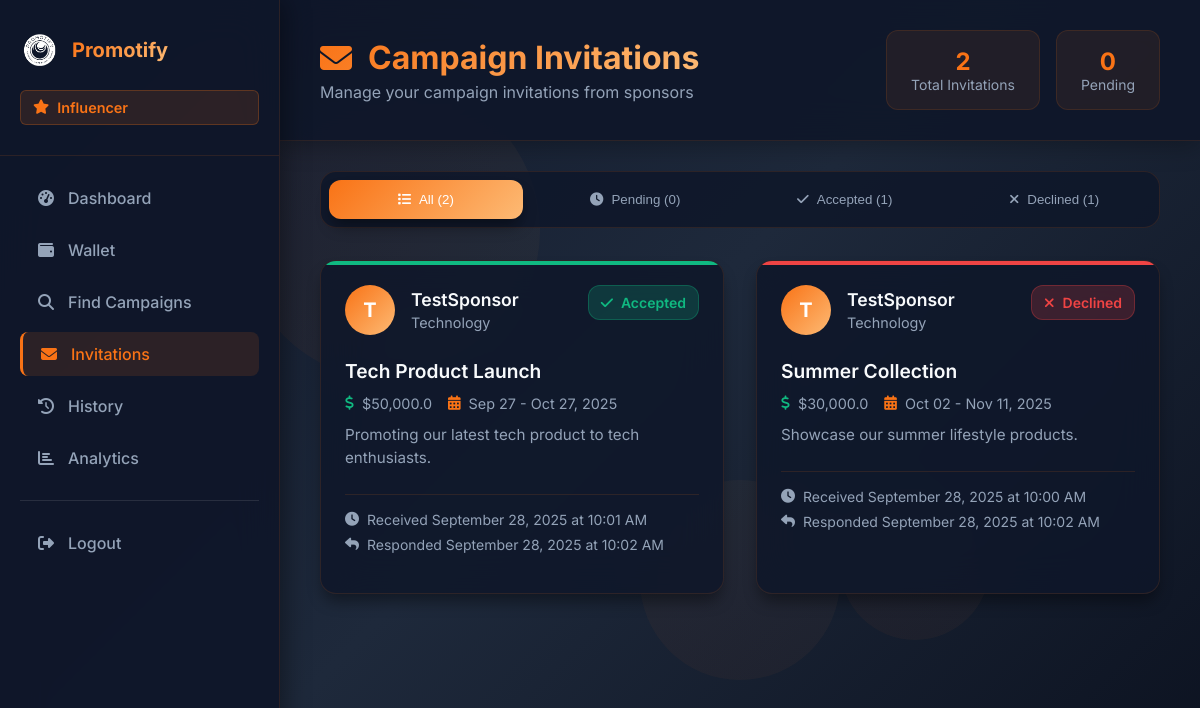
The app's page /iinvitations (signed in), older data.
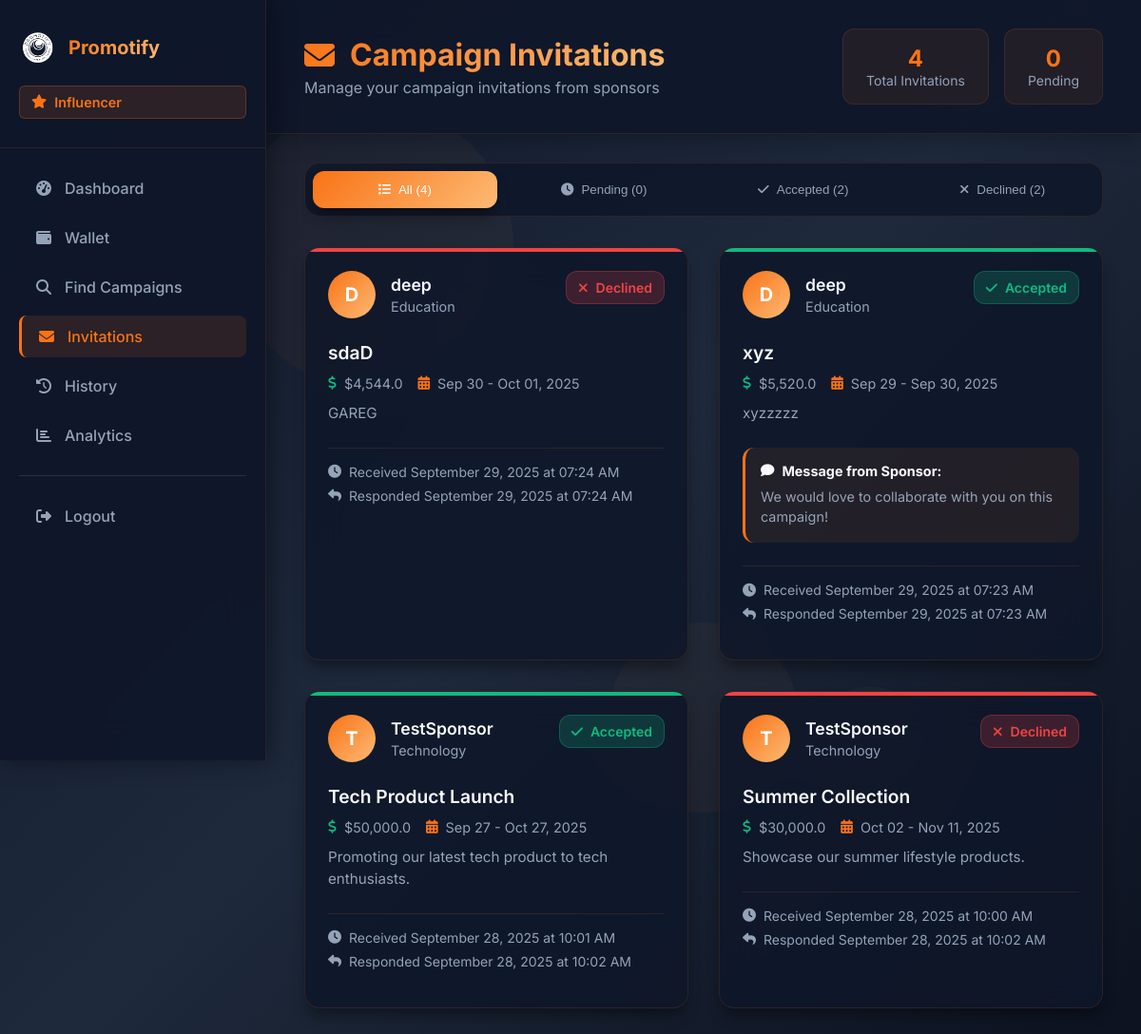
The same page, newer data.
### models.py (models this page shows, shortened)
class CampaignInvitation(db.Model):
    id = db.Column(db.Integer, primary_key=True)
    sponsor_id = db.Column(db.Integer, db.ForeignKey('sponsor.id', ondelete='CASCADE'), nullable=False)
    influencer_id = db.Column(db.Integer, db.ForeignKey('influencer.id', ondelete='CASCADE'), nullable=False)
    campaign_id = db.Column(db.Integer, db.ForeignKey('campaign.id', ondelete='CASCADE'), nullable=False)
    status = db.Column(db.String(20), default='pending')  # 'pending', 'accepted', 'declined'
    message = db.Column(db.Text, nullable=True)  # Optional invitation message from sponsor
    created_at = db.Column(db.DateTime, default=datetime.utcnow)
    responded_at = db.Column(db.DateTime, nullable=True)
    sponsor = db.relationship('Sponsor', backref=db.backref('invitations_sent', lazy=True))
    influencer = db.relationship('Influencer', backref=db.backref('invitations_received', lazy=True))
    campaign = db.relationship('Campaign', backref=db.backref('invitations', lazy=True))

class Sponsor(db.Model):
    id = db.Column(db.Integer, primary_key=True)
    username = db.Column(db.String(15), unique=True, nullable=False)
    email = db.Column(db.String(20), unique=True, nullable=False)
    password = db.Column(db.String(10), nullable=False)
    industry = db.Column(db.String(20), nullable=False)
    wallet_balance = db.Column(db.Float, default=0.0, nullable=False)
    date_joined = db.Column(db.DateTime, default=datetime.utcnow)

class Campaign(db.Model):
    id = db.Column(db.Integer, primary_key=True)
    sponsor_id = db.Column(db.Integer, db.ForeignKey('sponsor.id', ondelete='CASCADE'), nullable=False)
    name = db.Column(db.String(15), nullable=False)
    description = db.Column(db.Text, nullable=True)
    start_date = db.Column(db.Date, nullable=False)
    end_date = db.Column(db.Date, nullable=False)
    budget = db.Column(db.Float, nullable=False)
    status = db.Column(db.String(50))
    created_at = db.Column(db.DateTime, default=datetime.utcnow)
    sponsor = db.relationship('Sponsor', backref=db.backref('campaigns', lazy=True, cascade='all, delete-orphan'))
    influencers = db.relationship('Influencer', secondary='application',
                                  primaryjoin="and_(Campaign.id==Application.campaign_id, Application.status=='accepted')",
                                  backref=db.backref('accepted_campaigns', lazy='dynamic'))

### routes.py (the view)
    @app.route('/iinvitations')
    def influencer_invitations():
        if 'influencer_id' not in session:
            flash('You need to log in first.', 'error')
            return redirect(url_for('influ_log'))
        influencer_id = session['influencer_id']
        influencer = Influencer.query.get(influencer_id)
        invitations = CampaignInvitation.query.filter_by(
            influencer_id=influencer_id
        ).order_by(CampaignInvitation.created_at.desc()).all()
        pending_count = CampaignInvitation.query.filter_by(
            influencer_id=influencer_id,
            status='pending'
        ).count()
        return render_template('influ_invitations.html',
                               influencer=influencer,
                               invitations=invitations,
                               pending_count=pending_count)

### templates/influ_invitations.html (shortened to what this page needs)
<!DOCTYPE html>
<html lang="en">
<head>
    <link rel="stylesheet" href="{{ url_for('static', filename='css/iinvitations.css') }}">
    <link rel="stylesheet" href="https://cdnjs.cloudflare.com/ajax/libs/font-awesome/6.4.0/css/all.min.css">
</head>
<body>
    <div class="background">
        <div class="shape shape-1"></div>
        <div class="shape shape-2"></div>
        <div class="shape shape-3"></div>
    </div>
    <aside class="sidebar">
        <div class="sidebar-header">
            <div class="logo">
                <img src="{{ url_for('static', filename='images/promotify.png') }}" alt="Promotify">
                <span class="logo-text">Promotify</span>
            </div>
            <div class="influencer-badge">
                <i class="fas fa-star"></i>
                <span>Influencer</span>
            </div>
        </div>
        <nav class="sidebar-nav">
            <ul>
                <li class="nav-item">
                    <a href="{{ url_for('influ_dash') }}" class="nav-link">
                        <i class="fas fa-tachometer-alt"></i>
                        <span>Dashboard</span>
                    </a>
                </li>
                <li class="nav-item">
                    <a href="{{ url_for('influencer_wallet') }}" class="nav-link">
                        <i class="fas fa-wallet"></i>
                        <span>Wallet</span>
                    </a>
                </li>
                <li class="nav-item">
                    <a href="{{ url_for('ifind') }}" class="nav-link">
                        <i class="fas fa-search"></i>
                        <span>Find Campaigns</span>
                    </a>
                </li>
                <li class="nav-item active">
                    <a href="{{ url_for('influencer_invitations') }}" class="nav-link">
                        <i class="fas fa-envelope"></i>
                        <span>Invitations</span>
                    </a>
                </li>
                <li class="nav-item">
                    <a href="{{ url_for('influencer_history') }}" class="nav-link">
                        <i class="fas fa-history"></i>
                        <span>History</span>
                    </a>
                </li>
                <li class="nav-item">
                    <a href="{{ url_for('influ_stats') }}" class="nav-link">
                        <i class="fas fa-chart-bar"></i>
                        <span>Analytics</span>
                    </a>
                </li>
                <li class="nav-item logout">
                    <a href="{{ url_for('influ_logout') }}" class="nav-link">
                        <i class="fas fa-sign-out-alt"></i>
                        <span>Logout</span>
                    </a>
                </li>
            </ul>
        </nav>
    </aside>
    <main class="main-content">
        <header class="content-header">
            <div class="header-left">
                <h1><i class="fas fa-envelope"></i> Campaign Invitations</h1>
                <p class="header-subtitle">Manage your campaign invitations from sponsors</p>
            </div>
            <div class="header-stats">
                <div class="stat-card">
                    <div class="stat-number">{{ invitations|length }}</div>
                    <div class="stat-label">Total Invitations</div>
                </div>
                <div class="stat-card">
                    <div class="stat-number">{{ pending_count }}</div>
                    <div class="stat-label">Pending</div>
                </div>
            </div>
        </header>
        <div class="content">
            {% if invitations %}
                <div class="filter-tabs">
                    <button class="tab-btn active" onclick="filterInvitations('all')">
                        <i class="fas fa-list"></i> All ({{ invitations|length }})
                    </button>
                    <button class="tab-btn" onclick="filterInvitations('pending')">
                        <i class="fas fa-clock"></i> Pending ({{ invitations|selectattr('status', 'equalto', 'pending')|list|length }})
                    </button>
                    <button class="tab-btn" onclick="filterInvitations('accepted')">
                        <i class="fas fa-check"></i> Accepted ({{ invitations|selectattr('status', 'equalto', 'accepted')|list|length }})
                    </button>
                    <button class="tab-btn" onclick="filterInvitations('declined')">
                        <i class="fas fa-times"></i> Declined ({{ invitations|selectattr('status', 'equalto', 'declined')|list|length }})
                    </button>
                </div>
                <div class="invitations-grid">
                    {% for invitation in invitations %}
                    <div class="invitation-card {{ invitation.status }}" data-status="{{ invitation.status }}">
                        <div class="invitation-header">
                            <div class="sponsor-info">
                                <div class="sponsor-avatar">
                                    {{ invitation.sponsor.username[0].upper() }}
                                </div>
                                <div class="sponsor-details">
                                    <h3 class="sponsor-name">{{ invitation.sponsor.username }}</h3>
                                    <p class="sponsor-industry">{{ invitation.sponsor.industry }}</p>
                                </div>
                            </div>
                            <div class="invitation-status status-{{ invitation.status }}">
                                {% if invitation.status == 'pending' %}
                                    <i class="fas fa-clock"></i> Pending
                                {% elif invitation.status == 'accepted' %}
                                    <i class="fas fa-check"></i> Accepted
                                {% elif invitation.status == 'declined' %}
                                    <i class="fas fa-times"></i> Declined
                                {% endif %}
                            </div>
                        </div>
                        <div class="campaign-info">
                            <h4 class="campaign-name">{{ invitation.campaign.name }}</h4>
                            <div class="campaign-details">
                                <div class="campaign-budget">
                                    <i class="fas fa-dollar-sign"></i>
                                    ${{ "{:,}".format(invitation.campaign.budget) }}
                                </div>
                                <div class="campaign-duration">
                                    <i class="fas fa-calendar-alt"></i>
                                    {{ invitation.campaign.start_date.strftime('%b %d') }} - {{ invitation.campaign.end_date.strftime('%b %d, %Y') }}
                                </div>
                            </div>
                            {% if invitation.campaign.description %}
                            <p class="campaign-description">
                                {{ invitation.campaign.description[:150] }}
                            </p>
                            {% endif %}
                        </div>
                        {% if invitation.message %}
                        <div class="invitation-message">
                            <h5><i class="fas fa-comment"></i> Message from Sponsor:</h5>
                            <p>{{ invitation.message }}</p>
                        </div>
                        {% endif %}
                        <div class="invitation-meta">
                            <div class="invitation-date">
                                <i class="fas fa-clock"></i>
                                Received {{ invitation.created_at.strftime('%B %d, %Y at %I:%M %p') }}
                            </div>
                            {% if invitation.responded_at %}
                            <div class="response-date">
                                <i class="fas fa-reply"></i>
                                Responded {{ invitation.responded_at.strftime('%B %d, %Y at %I:%M %p') }}
                            </div>
                            {% endif %}
                        </div>
                    </div>
                    {% endfor %}
                </div>
            {% endif %}
        </div>
    </main>
</body>
</html>

Row changes from the older to the newer data that the page shows:
added CampaignInvitation: sponsor "D", sponsor.username "deep", sponsor.industry "Education", status "declined" (drawn), campaign.name "sdaD", campaign.start_date "Sep 30", campaign.end_date "Oct 01, 2025", campaign "GAREG", created_at "September 29, 2025 at 07:24 AM", responded_at "September 29, 2025 at 07:24 AM"
added Campaign: campaign.budget "4,544.0"
added CampaignInvitation: sponsor "D", sponsor.username "deep", sponsor.industry "Education", status "accepted" (drawn), campaign.name "xyz", campaign.start_date "Sep 29", campaign.end_date "Sep 30, 2025", campaign "xyzzzzz", message "We would love to collaborate with you on this campaign!", created_at "September 29, 2025 at 07:23 AM", responded_at "September 29, 2025 at 07:23 AM"
added Campaign: campaign.budget "5,520.0"
Text that changed along with them:
{{ invitations|length }}: "2" → "4"
{{ invitations|selectattr('status', 'equalto', 'accepted')|list|length }}: "1" → "2"
{{ invitations|selectattr('status', 'equalto', 'declined')|list|length }}: "1" → "2"
